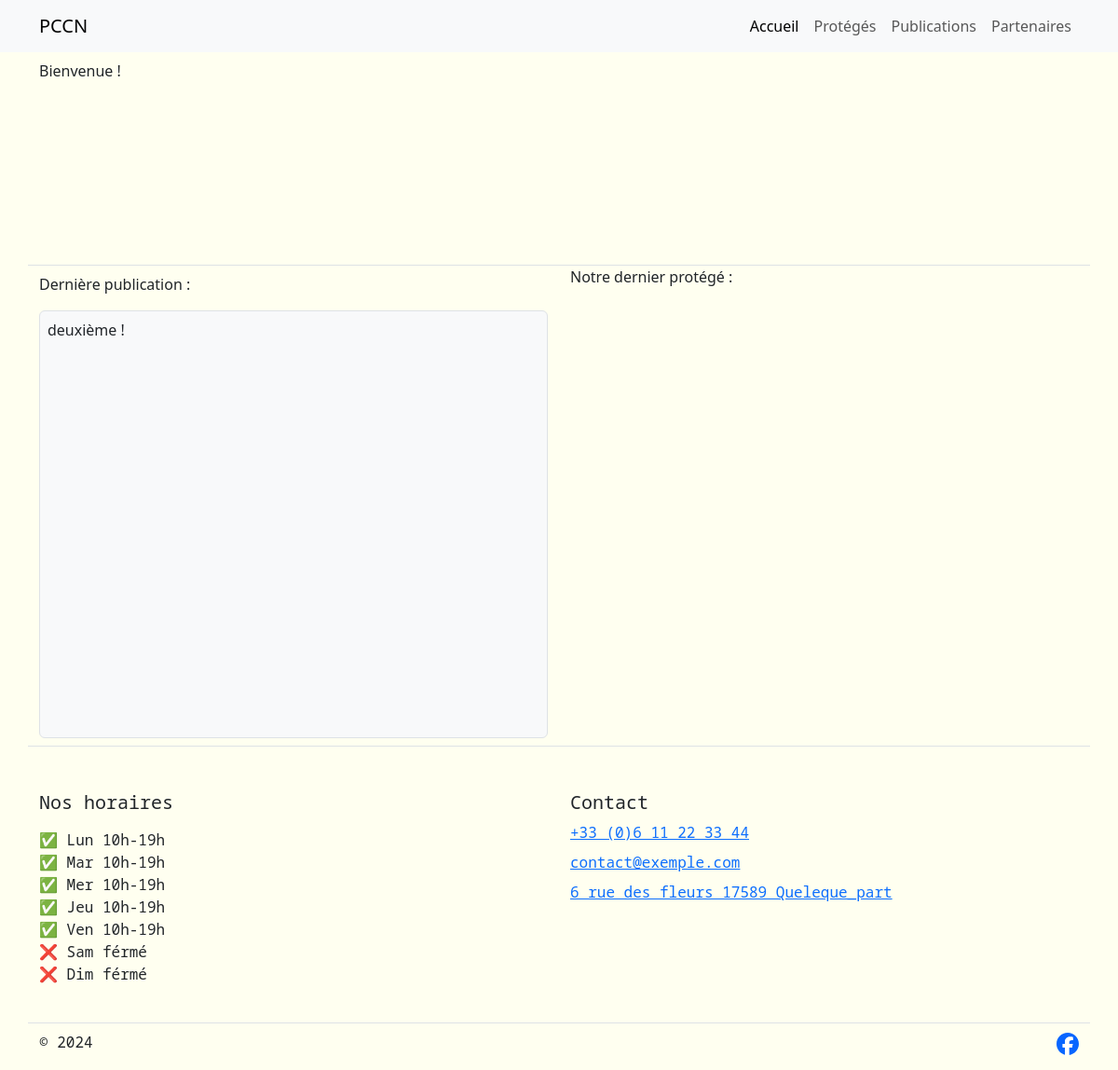
The app's page /, older data.
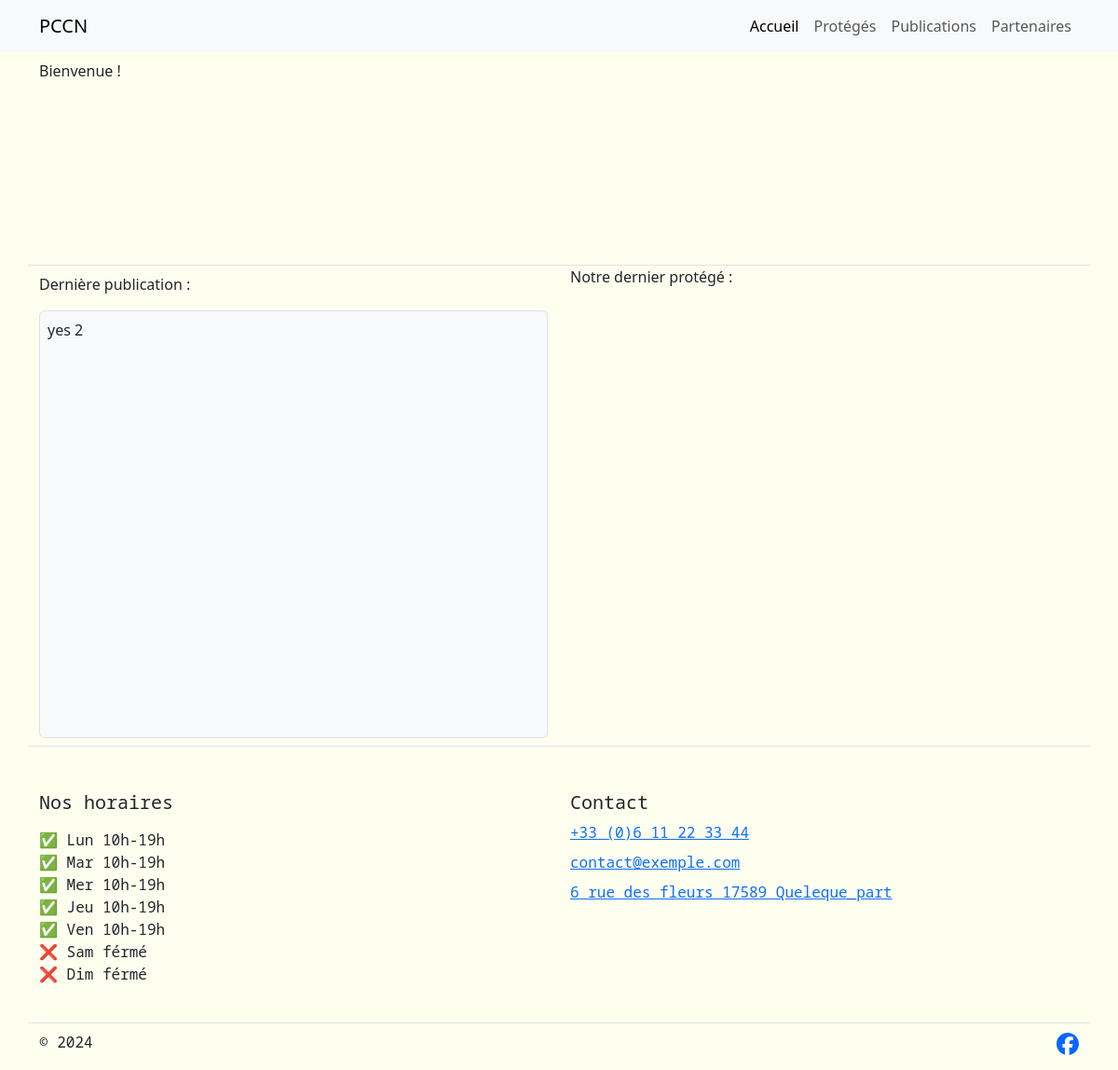
The same page, newer data.
### base/models/publication.py (models this page shows, shortened)
class Publication(m.Model):
    description = m.TextField()
    post_at = m.DateTimeField(editable=False, auto_now_add=True)
    is_last_of_month = m.BooleanField(default=True, editable=False)
    class Meta:
        ordering = ['-post_at']
    def get_absolute_url(self):
        return reverse('publication', kwargs={'dt_publication': self.post_at})

### base/views/home.py (the view)
# urls.py: path('', views.home, name='home'),
def home(request):
    home_stuffs: Home = Home.objects.first()
    context = {
        'home_text': home_stuffs.home_text if home_stuffs else None,
        'last_publication': Publication.objects.first(),
    }
    return render(request, 'home.html', context=context)

### base/views/global_context.py (called while the page is built)
def global_data(request):
    header = {
        'Accueil': 'home',
        'Protégés': 'animals',
        'Publications': 'publications',
        'Partenaires': 'sponsors',
    }
    return {
        'header_list': header.items(),
        'home_stuffs': Home.objects.first(),
    }

### django_app/converters.py (called while the page is built)
    def to_url(self, value: datetime):
        return value.strftime(self.format)

### base/templates/home.html
{% extends 'base/base.html' %}
{% load static %}
{% block css %}<link rel="stylesheet" href="{% static 'css/home.css' %}">{% endblock %}
{% block content %}
<div class="row h-100">
  <section id="welcom-txt" class="border-bottom col-12">
    Bienvenue !
  </section>
  <section id="last-publication" class="py-2 col-12 col-md-6 d-flex flex-column">
    <p>Dernière publication :</p>
    <div class="position-relative border rounded bg-light flex-fill p-2">
      {% include 'elements/publication_resume.html' with publi=last_publication %}
    </div>
  </section>
  <section id="last-animals" class="col-12 col-md-6">
    Notre dernier protégé :
  </section>
</div>
{% endblock %}

### base/templates/elements/publication_resume.html (shortened to what this page needs)
{% with desc=publi.description|linebreaks %}
<div class="h-100 d-flex flex-column position-relative ">
    {% if publi.attachments.count %}
    <div class="w-100" style="max-height: 6.2rem; overflow: hidden;">
        {% if desc|wordcount > 200 %}
        {{ desc|truncatewords:"20" }}
        <p><u>Voir la suite</u></p>
        {% else %}
        {{ desc }}
        {% endif %}
    </div>
    {% with medias=publi.attachments.all %}
    <div class="w-100 flex-fill rounded overflow-hidden">
        {% if medias.count == 1 %}
        <div style="background: url('{{ medias.0.file.url }}') no-repeat center center; background-size: cover; height: 100%;"></div>
        {% elif medias.count == 2 %}
        <div class="row h-100">
            <div class="col-6"
                 style="background: url('{{ medias.0.file.url }}') no-repeat center center; background-size: cover; height: 100%;"></div>
            <div class="col-6"
                 style="background: url('{{ medias.1.file.url }}') no-repeat center center; background-size: cover; height: 100%;"></div>
        </div>
        {% elif medias.count > 2 %}
        <div class="row h-100">
            <div class="h-100 row col-5 p-0 m-0">
                <div class="col-12 p-0"
                     style="background: url('{{ medias.0.file.url }}') no-repeat center center; background-size: cover; height: 50%;"></div>
                <div class="col-12 p-0"
                     style="background: url('{{ medias.1.file.url }}') no-repeat center center; background-size: cover; height: 50%;"></div>
            </div>
            <div class="col-7 p-0 m-0"
                 style="background: url('{{ medias.2.file.url }}') no-repeat center center; background-size: cover; height: 100%;"></div>
        </div>
        {% endif %}
    </div>
    {% endwith %}
    {% else %}
    {% if desc|wordcount > 100 %}
    {{ desc|truncatewords:"100" }}
    <p><u>Voir la suite</u></p>
    {% else %}
    {{ desc }}
    {% endif %}
    {% endif %}
</div>
{% endwith %}

Row changes from the older to the newer data that the page shows:
no longer on this page (row unchanged): Publication: description "deuxième !"
added Publication: description "yes 2"
